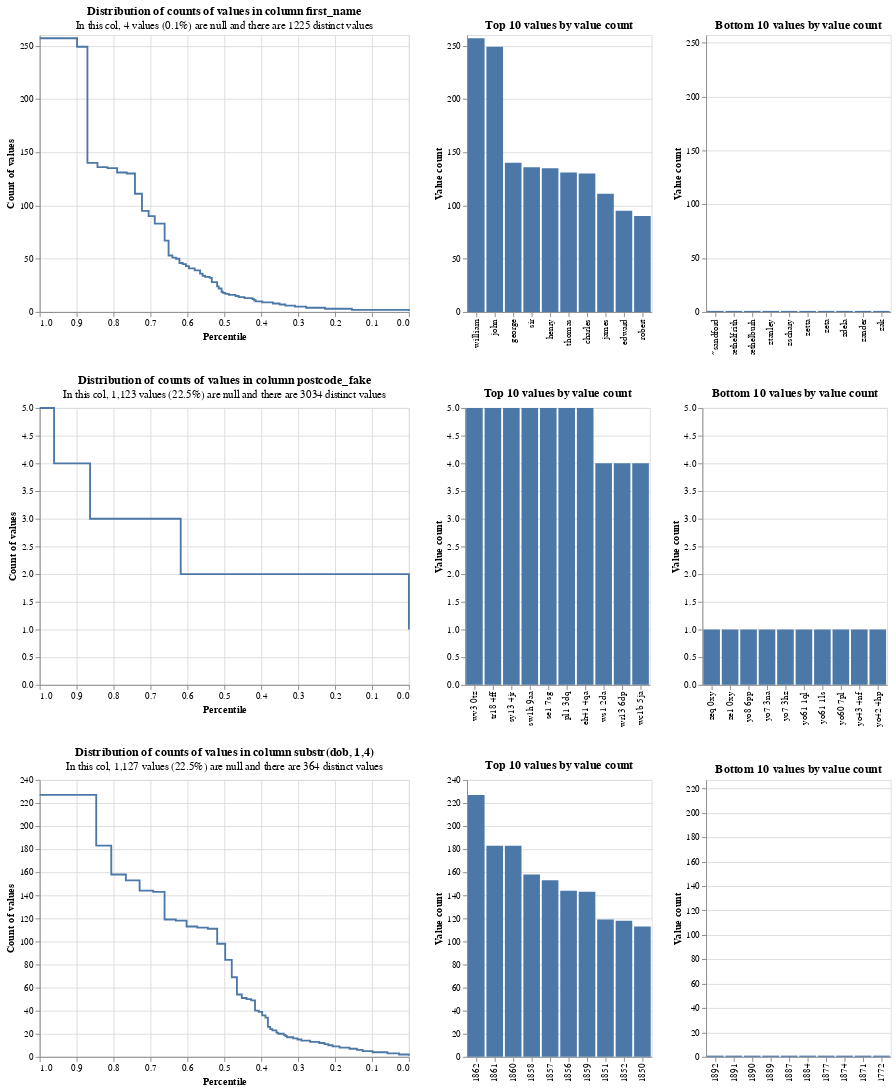

The cell this chart's notebook holds for it:
### Code cell
from splink.database_api import SQLiteAPI
from splink.profile_data import profile_columns
from splink.column_expression import ColumnExpression

db_api = SQLiteAPI()
profile_columns(
    df, db_api, column_expressions=["first_name", "postcode_fake", "substr(dob, 1,4)"]
)
